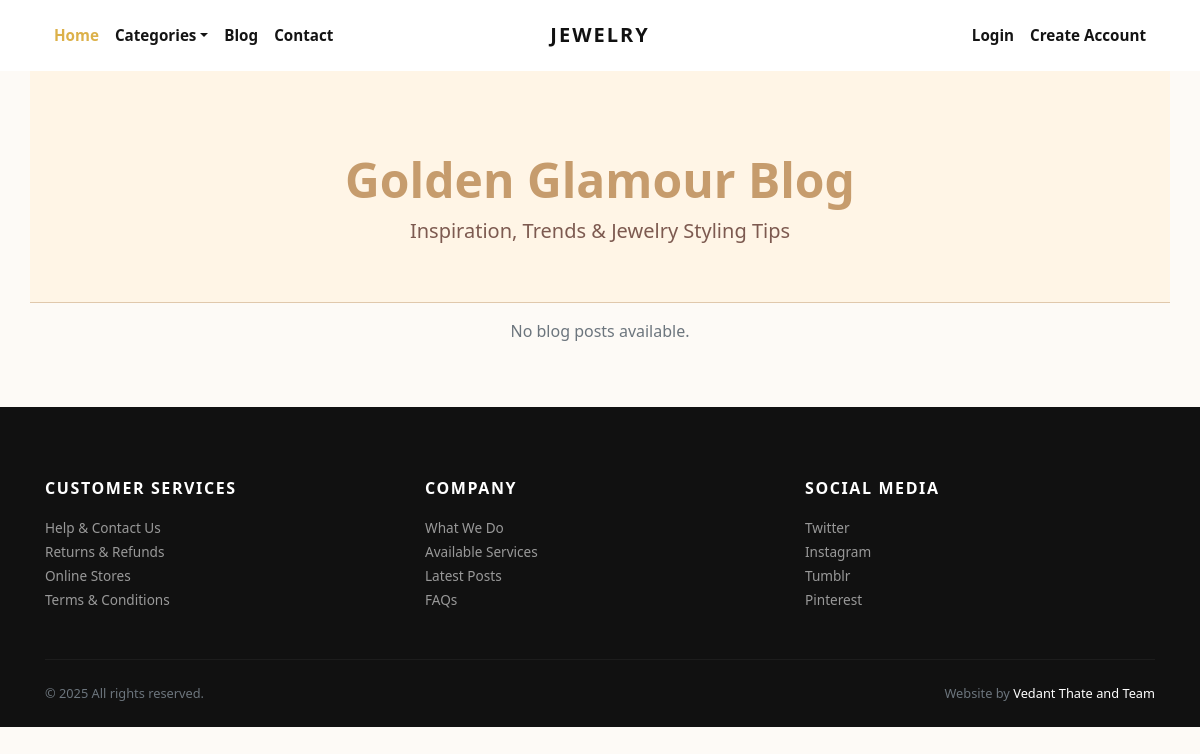
/blog/, run on an earlier commit of the app's database.
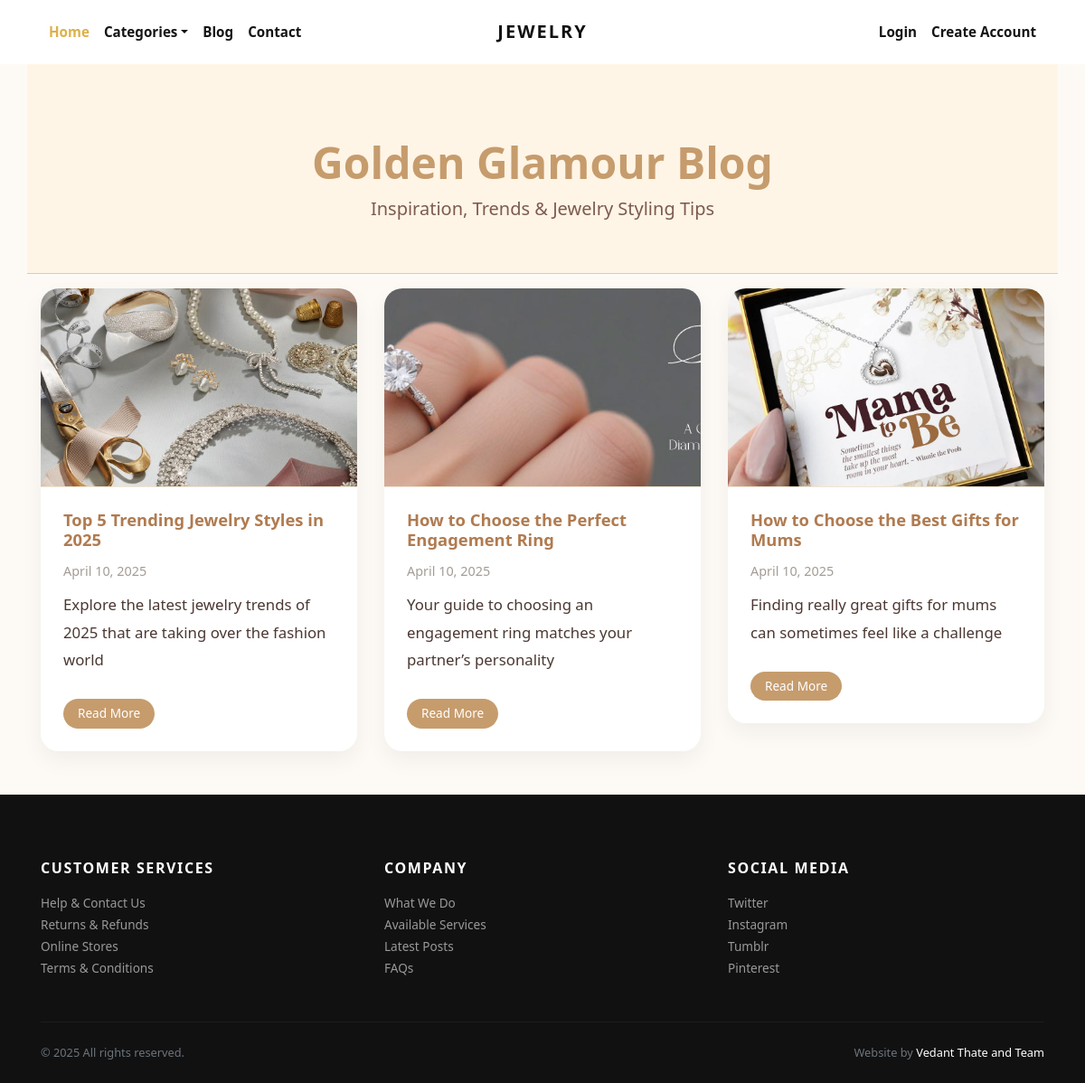
And on a later commit of the database.
### store/models.py (models this page shows, shortened)
class Blog(models.Model):
    title = models.CharField(max_length=200)
    slug = models.SlugField(unique=True, blank=True)
    image = models.ImageField(upload_to='blog_images/')
    excerpt = models.TextField(max_length=500)
    content = models.TextField()
    date = models.DateField(auto_now_add=True)

### store/views.py (the view)
# urls.py: path('blog/', views.blog_list, name='blog_list'),
def blog_list(request):
    blogs = Blog.objects.order_by('-date')
    return render(request, 'blog.html', {'blogs': blogs})

### store/context_preprocessors.py (called while the page is built)
def store_menu(request):
    categories = Category.objects.filter(is_active=True)
    context = {
        'categories_menu': categories,
    }
    return context

def cart_menu(request):
    if request.user.is_authenticated:
        cart_items= Cart.objects.filter(user=request.user)
        context = {
            'cart_items': cart_items,
        }
    else:
        context = {}
    return context

### templates/blog.html
{% extends 'base.html' %}
{% load static %}
{% block content %}
<body>
  <div class="container blog-header">
    <h1>Golden Glamour Blog</h1>
    <p class="lead">Inspiration, Trends & Jewelry Styling Tips</p>
  </div>
  <div class="container pb-5 pt-3">
    <div class="row g-4">
      {% for blog in blogs %}
      <div class="col-md-6 col-lg-4 fade-in">
        <div class="blog-card">
          <img src="{{ blog.image.url }}" alt="{{ blog.title }}">
          <div class="blog-content">
            <h5>{{ blog.title }}</h5>
            <p class="date">{{ blog.date|date:"F j, Y" }}</p>
            <p>{{ blog.excerpt|truncatewords:25 }}</p>
            <a href="{% url 'store:blog_detail' blog.slug %}" class="btn btn-gold mt-2">Read More</a>
          </div>
        </div>
      </div>
      {% empty %}
      <div class="col-12 text-center">
        <p class="text-muted">No blog posts available.</p>
      </div>
      {% endfor %}
    </div>
  </div>
</body>
{% endblock content %}

### templates/base.html (shortened to what this page needs)
{% load static %}
<!DOCTYPE html>
<html>
  <head>
    <link rel="stylesheet" href="{% static 'vendor/bootstrap/css/bootstrap.min.css' %}">
    <link rel="stylesheet" href="{% static 'vendor/lightbox2/css/lightbox.min.css' %}">
    <link rel="stylesheet" href="{% static 'vendor/nouislider/nouislider.min.css' %}">
    <link rel="stylesheet" href="{% static 'vendor/bootstrap-select/css/bootstrap-select.min.css' %}">
    <link rel="stylesheet" href="{% static 'vendor/owl.carousel2/assets/owl.carousel.min.css' %}">
    <link rel="stylesheet" href="{% static 'vendor/owl.carousel2/assets/owl.theme.default.css' %}">
    <link rel="stylesheet" href="{% static 'css/style.default.css' %}" id="theme-stylesheet">
    <link rel="stylesheet" href="{% static 'css/styles.css' %}">
    <link rel="stylesheet" href="{% static 'css/styleorder.css' %}">
    <link rel="stylesheet" href="{% static 'css/stylecontact.css' %}">
    <link rel="stylesheet" href="{% static 'css/styleblog.css' %}">
    <link rel="stylesheet" href="{% static 'css/styleblog_detail.css' %}">
    <link rel="stylesheet" href="https://cdn.jsdelivr.net/npm/bootstrap-icons@1.10.5/font/bootstrap-icons.css">
    <link rel="stylesheet" href="https://unpkg.com/leaflet/dist/leaflet.css" />
  </head>
  <body>
    <div class="page-holder">
      {% include 'navbar.html' %}
      {% block content %}
      {% endblock content %}
      {% include 'footer.html' %}
      {% include 'scripts.html' %}

### templates/navbar.html (shortened to what this page needs)
{% load static %}
      <header class="header bg-white">
        <div class="container px-0 px-lg-3">
          <nav class="navbar navbar-expand-lg navbar-light py-3 px-lg-0"><a class="navbar-brand" href="{% url 'store:home' %}"><span class="font-weight-bold text-uppercase text-dark">Jewelry</span></a>
            <div class="collapse navbar-collapse" id="navbarSupportedContent">
              <ul class="navbar-nav mr-auto">
                <li class="nav-item">
                  <a class="nav-link active" href="{% url 'store:home' %}">Home</a>
                </li>
                <li class="nav-item dropdown"><a class="nav-link dropdown-toggle" id="pagesDropdown" href="#" data-toggle="dropdown" aria-haspopup="true" aria-expanded="false">Categories</a>
                </li>
                <li class="nav-item">
                  <a class="nav-link" href="{% url 'store:blog_list' %}">Blog</a>
                </li>
                <li class="nav-item">
                  <a class="nav-link" href="{% url 'store:contact' %}">Contact</a>
                </li>
              </ul>
              <ul class="navbar-nav ml-auto">
                {% if request.user.is_authenticated %}
                  <li class="nav-item"><a class="nav-link" href="{% url 'store:cart' %}"> <i class="fas fa-dolly-flatbed mr-1 text-gray"></i>Cart<small class="text-gray">({{cart_items.count}})</small></a></li>
                  <li class="nav-item">
                    <a class="nav-link" href="{% url 'store:wishlist' %}">
                      <i class="far fa-heart mr-1"></i>
                      <small class="text-gray">({{ user.wishlist_set.count }})</small>
                    </a>
                  </li>
                  <li class="nav-item dropdown"><a class="nav-link dropdown-toggle" id="pagesDropdown" href="#" data-toggle="dropdown" aria-haspopup="true" aria-expanded="false"><i class="fas fa-user-alt mr-1 text-gray"></i>My Account</a></a>
                  <div class="dropdown-menu mt-3" aria-labelledby="pagesDropdown">
                      <a class="dropdown-item border-0 transition-link" href="{% url 'store:profile' %}">Profile</a>
                      <a class="dropdown-item border-0 transition-link" href="{% url 'store:cart' %}">Cart</a>
                      <a class="dropdown-item border-0 transition-link" href="{% url 'store:orders' %}">Orders</a>
                      <a class="dropdown-item border-0 transition-link" href="{% url 'store:track_order' %}">Track Order</a>
                      <a class="dropdown-item border-0 transition-link" href="{% url 'store:password-change' %}">Change Password</a>
                    <hr>
                    <form id="logout-form" method="post" action="{% url 'store:logout' %}" style="display: none;">
                      {% csrf_token %}
                  </form>
                  <a class="dropdown-item border-0 transition-link" href="#" onclick="document.getElementById('logout-form').submit();">Log Out</a>
                </li>
                {% else %}
                  <li class="nav-item"><a class="nav-link" href="{% url 'store:login' %}">Login</a></li>
                  <li class="nav-item"><a class="nav-link" href="{% url 'store:register' %}">Create Account</a></li>
                {% endif %}
              </ul>
            </div>
          </nav>
        </div>
      </header>

### templates/footer.html
<footer class="bg-dark text-white">
        <div class="container py-4">
          <div class="row py-5">
            <div class="col-md-4 mb-3 mb-md-0">
              <h6 class="text-uppercase mb-3">Customer services</h6>
              <ul class="list-unstyled mb-0">
                <li><a class="footer-link" href="#">Help &amp; Contact Us</a></li>
                <li><a class="footer-link" href="#">Returns &amp; Refunds</a></li>
                <li><a class="footer-link" href="#">Online Stores</a></li>
                <li><a class="footer-link" href="#">Terms &amp; Conditions</a></li>
              </ul>
            </div>
            <div class="col-md-4 mb-3 mb-md-0">
              <h6 class="text-uppercase mb-3">Company</h6>
              <ul class="list-unstyled mb-0">
                <li><a class="footer-link" href="#">What We Do</a></li>
                <li><a class="footer-link" href="#">Available Services</a></li>
                <li><a class="footer-link" href="#">Latest Posts</a></li>
                <li><a class="footer-link" href="#">FAQs</a></li>
              </ul>
            </div>
            <div class="col-md-4">
              <h6 class="text-uppercase mb-3">Social media</h6>
              <ul class="list-unstyled mb-0">
                <li><a class="footer-link" href="#">Twitter</a></li>
                <li><a class="footer-link" href="#">Instagram</a></li>
                <li><a class="footer-link" href="#">Tumblr</a></li>
                <li><a class="footer-link" href="#">Pinterest</a></li>
              </ul>
            </div>
          </div>
          <div class="border-top pt-4" style="border-color: #1d1d1d !important">
            <div class="row">
              <div class="col-lg-6">
                <p class="small text-muted mb-0">&copy; 2025 All rights reserved.</p>
              </div>
              <div class="col-lg-6 text-lg-right">
                <p class="small text-muted mb-0">Website by <a class="text-white reset-anchor" href="https://vedant00.pythonanywhere.com/" target="_blank">Vedant Thate and Team</a></p>
              </div>
            </div>
          </div>
        </div>
      </footer>

### templates/scripts.html (shortened to what this page needs)
{% load static %}
      <link rel="stylesheet" href="https://use.fontawesome.com/releases/v5.7.1/css/all.css">
    </div>
  </body>
</html>

### jewelryshop/static/css/style.default.css (style rules this page uses)
.navbar { position: relative; }
@media (min-width: 992px) { .navbar-brand { position: absolute; top: 50%; left: 50%; -webkit-transform: translate(-50%, -50%); transform: translate(-50%, -50%); } }
.footer-link { font-size: 0.85rem; position: relative; color: #999; transition: all 0.3s; }
.footer-link::before { content: '\f0da'; display: inline-block; font-family: 'Font Awesome\ 5 Free'; font-weight: 900; position: absolute; top: 50%; left: 0; -webkit-transform: translateY(-50%); transform: translateY(-50%); color: #fff; transition: all 0.3s; opacity: 0; }
.text-uppercase { text-transform: uppercase; letter-spacing: 0.1em; }
.reset-anchor { color: inherit; transition: all 0.3s; }
.navbar { padding: 0.5rem 1rem; }
.navbar-brand { display: inline-block; padding-top: 0.3125rem; padding-bottom: 0.3125rem; margin-right: 1rem; font-size: 1.25rem; }
.navbar-light .navbar-brand { color: #dcb14a; }
.navbar-light .navbar-nav .nav-link { color: rgba(17, 17, 17, 0.99); font-weight: 800; font-size: 0.95rem; transition: all 0.3s; }
.navbar-light .navbar-nav .show > .nav-link, .navbar-light .navbar-nav .active > .nav-link, .navbar-light .navbar-nav .nav-link.show, .navbar-light .navbar-nav .nav-link.active { color: #dcb14a; }
.btn { font-weight: 400; border: 1px solid transparent; font-family: inherit; padding: 0.375rem 1.5rem; font-size: 1rem; line-height: 1.5; border-radius: 0; transition: color 0.15s ease-in-out, background-color 0.15s ease-in-out, border-color 0.15s ease-in-out, box-shadow 0.15s ease-in-out; }
body { font-family: "Libre Franklin", sans-serif; font-size: 1rem; font-weight: 400; line-height: 1.5; color: #111111; background-color: #fff; }
a { color: #dcb14a; text-decoration: none; }
h1, h2, h3, h4, h5, h6, .h1, .h2, .h3, .h4, .h5, .h6 { margin-bottom: 0.5rem; font-family: inherit; font-weight: 900; line-height: 1.2; color: inherit; }
h1, .h1 { font-size: 2.2rem; }
h5, .h5 { font-size: 1.15rem; }
h6, .h6 { font-size: 1rem; }
.lead { font-size: 1.25rem; font-weight: 300; }
small, .small { font-size: 80%; font-weight: 400; }
.bg-dark { background-color: #111111 !important; }
.text-dark { color: #111111 !important; }
.nav-link { padding: 0.5rem 1rem; }

### jewelryshop/static/css/stylecontact.css (style rules this page uses)
body { font-family: 'Segoe UI', sans-serif; background-color: #fdfaf6; color: #4b3832; }
.btn-gold { background-color: #c69c6d; color: white; border: none; }

### jewelryshop/static/css/styleblog.css (style rules this page uses)
body { background-color: #fdfaf6; color: #4b3832; font-family: 'Segoe UI', sans-serif; }
.blog-header { text-align: center; padding: 80px 20px 40px; background-color: #fff5e6; border-bottom: 1px solid #e0c8ac; }
.blog-header h1 { font-weight: 700; font-size: 3rem; color: #c69c6d; }
.blog-header p.lead { font-size: 1.25rem; color: #7d5a50; }
.blog-card { background-color: white; border-radius: 20px; overflow: hidden; box-shadow: 0 10px 25px rgba(0, 0, 0, 0.05); transition: all 0.3s ease; }
.blog-card img { width: 100%; height: 220px; object-fit: cover; border-bottom: 1px solid #f1e4d1; }
.blog-content { padding: 25px; }
.blog-content h5 { color: #b07b50; font-weight: 700; margin-bottom: 10px; }
.blog-content .date { font-size: 0.9rem; color: #a49c94; margin-bottom: 10px; }
.blog-content p { font-size: 0.95rem; color: #4b3832; }
.btn-gold { background-color: #c69c6d; color: white; border-radius: 25px; padding: 6px 16px; font-size: 0.85rem; transition: 0.3s ease; }
.fade-in { animation: fadeUp 0.8s ease-in-out; }

### jewelryshop/static/css/styleblog_detail.css (style rules this page uses)
.blog-content p { line-height: 1.8; font-size: 1.05rem; margin-bottom: 1.25rem; }

What changed in the data, as far as the page shows it:
added Blog: image (picture), title "Top 5 Trending Jewelry Styles in 2025", date "April 10, 2025", excerpt "Explore the latest jewelry trends of 2025 that are taking over the fashion world"
added Blog: image (picture), title "How to Choose the Perfect Engagement Ring", date "April 10, 2025", excerpt "Your guide to choosing an engagement ring matches your partner’s personality"
added Blog: image (picture), title "How to Choose the Best Gifts for Mums", date "April 10, 2025", excerpt "Finding really great gifts for mums can sometimes feel like a challenge"
Also different on the page:
text no longer shown: "No blog posts available."
